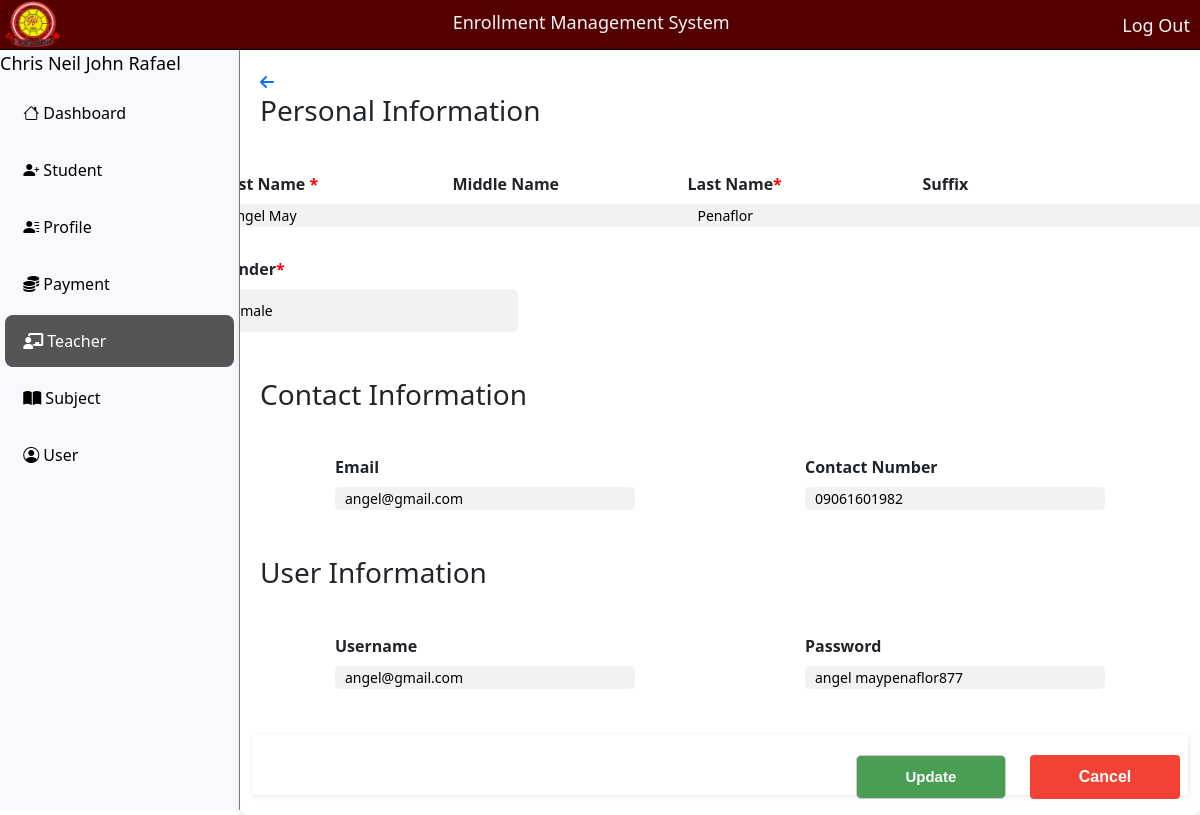
/teacher/edit.php?id=1 (signed in), run on the app's committed database.
### tables this page shows
CREATE TABLE `user` (
  `id` int(11) NOT NULL,
  `name` varchar(220) NOT NULL,
  `username` varchar(200) NOT NULL,
  `role` varchar(200) NOT NULL,
  `password` varchar(200) NOT NULL,
  `del_status` varchar(12) NOT NULL
);

CREATE TABLE `teacher` (
  `id` int(11) NOT NULL,
  `first_name` varchar(255) NOT NULL,
  `middle_name` varchar(255) NOT NULL,
  `last_name` varchar(255) NOT NULL,
  `suffix` varchar(10) NOT NULL,
  `gender` enum('male','female','','') NOT NULL,
  `email` varchar(225) NOT NULL,
  `contact` varchar(12) NOT NULL,
  `username` varchar(255) NOT NULL,
  `password` varchar(255) NOT NULL,
  `del_status` varchar(9) NOT NULL
);

### teacher/edit.php (the view, shortened to what this page needs)
<!DOCTYPE html>
<html lang="en">
<head>
    <link rel="stylesheet" href="../style.cssassets/css/style.css">
</head>
<body>
<?php
        $page = 'teacher';
        include '../navbar.php';
        include "../database/db.php";
        $id = $_GET['id'];
        $squery =  mysqli_query($conn, "SELECT * from teacher Where id = '$id'");
        while ($row = mysqli_fetch_array($squery)) {
    ?>
    <div class="content">
        <a href="index.php?page=user" class=""> <i class="fa-solid fa-arrow-left"></i>  </a>
        <form class="row g-3" action="create.php" method="post">
        <h3>Personal Information</h3>
            <div class="grid-container grid-container--fill">
                <div class="grid-item">
                    <label class="form-label">First Name <span class="required">*</span></label>
                    <input type="text" class="form-control" id="first_name" name="first_name" value="<?php echo $row['first_name'] ?>" required>
                </div>
                <div class="grid-item">
                    <label class="form-label">Middle Name</label>
                    <input type="text" class="form-control" id="middle_name" name="middle_name"
                    value = "<?php echo $row['middle_name']; ?>">
                </div>
                <div class="grid-item">
                    <label class="form-label">Last Name<span class="required">*</span></label>
                    <input type="text" class="form-control" id="last_name" name="last_name"
                    value = "<?php echo $row['last_name']; ?>" required>
                </div>
                <div class="grid-item">
                    <label class="form-label">Suffix</label>
                    <input type="text" class="form-control" id="name" name="suffix"
                    value = "<?php echo $row['suffix']; ?>"  >
                </div>
                <div class="grid-item">
                    <label class="form-label">Gender<span class="required">*</span></label>
                    <select name="gender" class="form-control" required style="height:43px;">
                        <option hidden value="<?php echo $row['gender']; ?>"><?php echo $row['gender']; ?></option>
                    </select>
                </div>
            </div>
            <h3>Contact Information</h3>
            <div class="grid-container grid-container--fill">
                <div class="grid-item">
                    <label class="form-label">Email</label>
                    <input type="text" class="form-control" id="email" name="email" required
                    value = "<?php echo $row['email']; ?>">
                </div>
                <div class="grid-item">
                    <label class="form-label">Contact Number</label>
                    <input type="text" class="form-control" id="contact_number" name="contact_number" required
                    value = "<?php echo $row['contact']; ?>">
                </div>
            </div>
            <h3>User Information</h3>
            <div class="grid-container grid-container--fill">
                <div class="grid-item">
                    <label class="form-label">Username</label>
                    <input type="text" class="form-control" id="username" name="username"
                    value = "<?php echo $row['username']; ?>">
                </div>
                <div class="grid-item">
                    <label class="form-label">Password</label>
                    <input type="text" class="form-control" id="password" name="password" password="password"
                    value = "<?php echo $row['password']; ?>">
                </div>
            </div>
            <?php }?>
            <div class="footer">
            <button class="save" type="submit">Update</button>
            <a href="./"><button class="cancel" type="button">Cancel</button></a>
            </div>
        </form>
    </div>
</body>
</html>

### navbar.php (shortened to what this page needs)
 <?php
include "../database/db.php";
$id=$_SESSION["id"];
$sql="SELECT * FROM user WHERE id='$id'";
$result=mysqli_query($conn,$sql);
$row=mysqli_fetch_assoc($result);
$name=$row['name'];
$role = $row['role'];
 ?>
<head>
    <link rel="stylesheet" href="https://cdn.jsdelivr.net/npm/bootstrap-icons@1.10.0/font/bootstrap-icons.css">
    <link rel="stylesheet" href="https://cdn.jsdelivr.net/npm/bootstrap@5.3.0/dist/css/bootstrap.min.css">
    <link rel="stylesheet" href="../assets/css/bootstrap@5.3.0.css">
    <link rel="stylesheet" href="https://cdnjs.cloudflare.com/ajax/libs/font-awesome/6.0.0-beta3/css/all.min.css">
    <link rel="stylesheet" href="../bootstrap/font-awesome/font-awesome.css">
    <link rel="stylesheet" href="../bootstrap/bootstrap.min.css">
    <link rel="stylesheet" href="../assets/navbar/navbar.css">
</head>
<header class="navbar-header">
    <img src="../file_index/image/jhslogo.png" alt="School Logo" class="image-logo">
    <h2 class="title-page">Enrollment Management System</h2>
    <a href="../logout.php" class="tittle-link">Log Out</a>
</header>
<div class="main-container">
    <div class="side-container">
        <div class="info">
        <span class="tittle-link" style="color:black;align-text:center;"> <?php echo $name; ?> </span>
        </div>
        <div class="side-bar">
            <ul class="selection">
            <li><a href="../dashboard/" class="<?php if ($page == 'dashboard') echo 'active'; ?>">&nbsp;<i class="bi bi-house"></i> Dashboard</a></li>
                <li><a href="../student/" class="<?php if ($page == 'student') echo 'active'; ?>">&nbsp;<i class="bi bi-person-plus-fill"></i> Student</a></li>
                <li><a href="../profile/" class="<?php if ($page == 'profile') echo 'active'; ?>">&nbsp;<i class="bi bi-person-lines-fill"></i> Profile</a></li>
                <li><a href="../casheir/" class="<?php if ($page == 'casheir') echo 'active'; ?>">&nbsp;<i class="fa-solid fa-coins"></i> Payment</a></li>
                <li><a href="../teacher/" class="<?php if ($page == 'teacher') echo 'active'; ?>">&nbsp;<i class="fa-solid fa-chalkboard-teacher"></i> Teacher</a></li>
                <li><a href="../subject/" class="<?php if ($page == 'subject') echo 'active'; ?>">&nbsp;<i class="fa-solid fa-book-open"></i> Subject</a></li>
                <?php if ($role == "admin"){ ?>
                <li><a href="../user/" class="<?php if ($page == 'user') echo 'active'; ?>">&nbsp;<i class="bi bi-person-circle"></i> User</a></li>
                <?php } ?>
            </ul>
        </div>
    </div>
</div>

### assets/navbar/navbar.css (style rules this page uses)
* { margin: 0; padding: 0; box-sizing: border-box; }
.navbar-header { position: fixed; display: flex; width: 100%; background-color: #550000; height: 50px; justify-content: space-between; border-bottom: 1px black solid; }
.tittle-link { padding: 12px 0px; text-align: right; text-decoration: none; color: whitesmoke; font-size: 18px; margin-right: 10px; }
.title-page { padding: 12px 0px; color: whitesmoke; font-size: 18px; text-align: left; }
.image-logo { width: 55px; margin-left: 5px; }
.main-container { display: flex; }
.side-container { margin-top: 50px; width: 20%; height: 95vh; background-color: ghostwhite; border-right: 1px solid grey; position: fixed; }
.side-bar ul { list-style-type: none; padding: 5px; }
.side-bar ul li a { display: block; color: black; text-align: left; margin: 5px 0; padding: 14px; text-decoration: none; border-radius: 8px; transition: background-color 0.3s ease; }
.side-bar ul li a.active { background-color: #555; color: white; }

### teacher/edit.php (style rules this page uses)
body { font-family: Arial, sans-serif; margin: 0; padding: 0; background-color: #f4f4f4; }
.content { width: 80%; margin-left:auto; background-color: #fff; padding: 20px; border-radius: 8px; box-shadow: 0 4px 8px rgba(0, 0, 0, 0.1); }
.grid-container { display: grid; grid-template-columns: repeat(auto-fit, minmax(200px, 1fr)); grid-gap: 20px; padding: 20px 0; }
.grid-item { display: flex; flex-direction: column; }
label.form-label { font-weight: bold; margin-bottom: 8px; }
.form-control { padding: 10px; border: 1px solid #ccc; border-radius: 4px; font-size: 14px; }
.footer { text-align: right; margin-top: 20px; }
.footer button { padding: 10px 20px; font-size: 16px; border: none; border-radius: 4px; cursor: pointer; }
.save { background-color: #4CAF50; color: white; }
.cancel { background-color: #f44336; color: white; }

### data on the page
user: name "Chris Neil John Rafael"
teacher: first_name "Angel May", last_name "Penaflor", gender "female", email "angel@gmail.com", contact_number "09061601982", username "angel@gmail.com", password "angel maypenaflor877"
